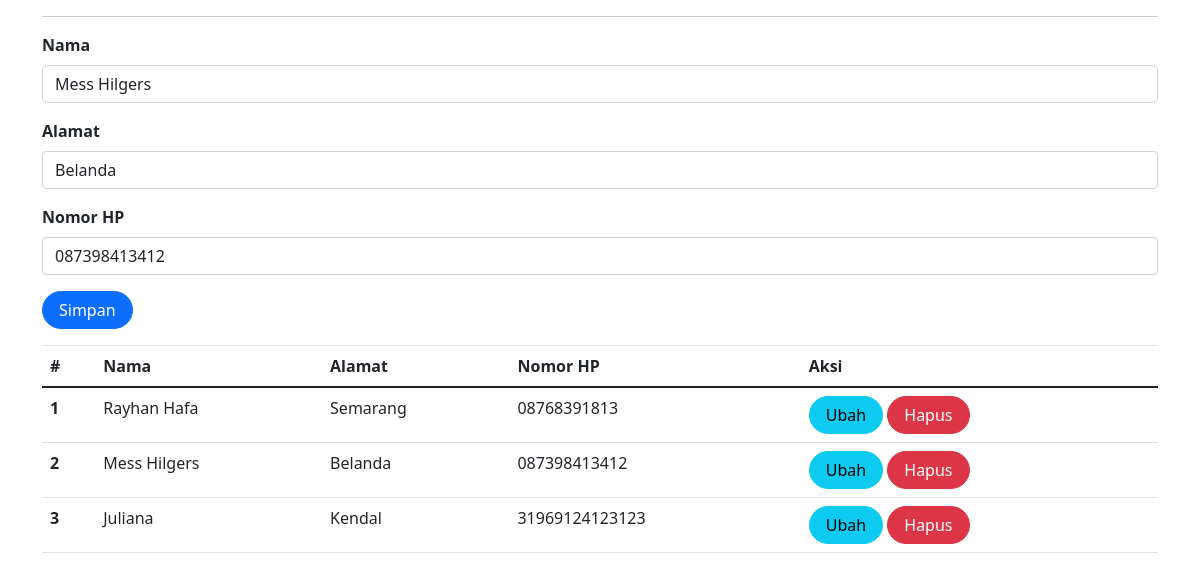
Screenshot of /pasien.php?id=21 (signed in) with the database file from the repository.
### tables this page shows
CREATE TABLE `pasien` (
  `id` int(11) NOT NULL,
  `nama` varchar(255) DEFAULT NULL,
  `alamat` varchar(255) DEFAULT NULL,
  `no_hp` varchar(50) DEFAULT NULL
);

### pasien.php (the view, shortened to what this page needs)
<?php
include_once("koneksi.php");
?>
<!DOCTYPE html>
<html lang="en">
<head>
    <link rel="stylesheet" href="assets/css/bootstrap.css">
    <link href="https://cdn.jsdelivr.net/npm/bootstrap@5.0.2/dist/css/bootstrap.min.css"
    rel="stylesheet"
>
</head>
<body>
<div class="container">
    <hr>
    <form class="form row" method="POST" action="" name="myForm" onsubmit="return validate();">
        <?php
        $nama = '';
        $alamat = '';
        $no_hp = '';
        if (isset($_GET['id'])) {
            $ambil = mysqli_query($mysqli, "SELECT * FROM pasien
            WHERE id='" . $_GET['id'] . "'");
            while ($row = mysqli_fetch_array($ambil)) {
                $nama = $row['nama'];
                $alamat = $row['alamat'];
                $no_hp = $row['no_hp'];
            }
        ?>
        <?php
        }
        ?>
        <div class="form-group">
            <label for="inputNama" class="form-label fw-bold">
                Nama
            </label>
            <input type="text" class="form-control" name="nama" id="inputNama" placeholder="Nama" value="<?php echo $nama; ?>">
        </div>
        <div class="form-group">
            <label for="inputAlamat" class="form-label fw-bold">
                Alamat
            </label>
            <input type="text" class="form-control" name="alamat" id="inputAlamat" placeholder="Alamat" value="<?php echo $alamat; ?>">
        </div>
        <div class="form-group">
            <label for="inputNoHP" class="form-label fw-bold">
                Nomor HP
            </label>
            <input type="text" class="form-control" name="no_hp" id="inputNoHP" placeholder="Nomor HP" value="<?php echo $no_hp; ?>">
        </div>
        <div class="form-group">
            <button type="submit" class="btn btn-primary rounded-pill px-3" name="simpan">Simpan</button>
        </div>
    </form>
    <table class="table table-hover">
        <thead>
            <tr>
                <th scope="col">#</th>
                <th scope="col">Nama</th>
                <th scope="col">Alamat</th>
                <th scope="col">Nomor HP</th>
                <th scope="col">Aksi</th>
            </tr>
        </thead>
        <tbody>
            <?php
            $result = mysqli_query(
                $mysqli,"SELECT * FROM pasien"
            );
            $no = 1;
            while ($data = mysqli_fetch_array($result)) {
            ?>
                <tr>
                    <th scope="row"><?php echo $no++ ?></th>
                    <td><?php echo $data['nama'] ?></td>
                    <td><?php echo $data['alamat'] ?></td>
                    <td><?php echo $data['no_hp'] ?></td>
                    <td>
                        <a class="btn btn-info rounded-pill px-3"
                        href="pasien.php?id=<?php echo $data['id'] ?>">Ubah
                        </a>
                        <a class="btn btn-danger rounded-pill px-3"
                        href="pasien.php?id=<?php echo $data['id'] ?>&aksi=hapus">Hapus
                        </a>
                    </td>
                </tr>
            <?php
            }
            ?>
        </tbody>
    </table>
</div>
</body>
</html>

### rows the page displays
pasien: nama "Mess Hilgers", alamat "Belanda", no_hp "087398413412"
pasien: nama "Rayhan Hafa", alamat "Semarang", no_hp "08768391813"
pasien: nama "Juliana", alamat "Kendal", no_hp "31969124123123"
